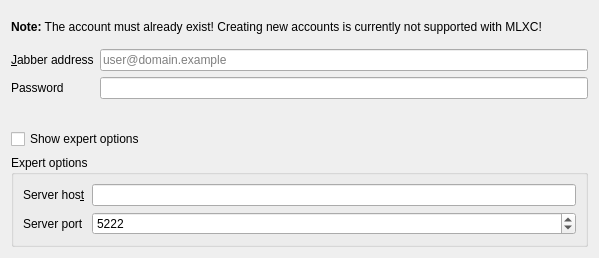
<?xml version="1.0" encoding="UTF-8"?>
<ui version="4.0">
 <class>WizardPage</class>
 <widget class="QWizardPage" name="WizardPage">
  <property name="geometry">
   <rect>
    <x>0</x>
    <y>0</y>
    <width>599</width>
    <height>258</height>
   </rect>
  </property>
  <property name="windowTitle">
   <string>WizardPage</string>
  </property>
  <layout class="QVBoxLayout" name="verticalLayout">
   <item>
    <widget class="QLabel" name="label_3">
     <property name="text">
      <string>&lt;html&gt;&lt;head/&gt;&lt;body&gt;&lt;p&gt;&lt;span style=&quot; font-weight:600;&quot;&gt;Note:&lt;/span&gt; The account must already exist! Creating new accounts is currently not supported with MLXC!&lt;/p&gt;&lt;/body&gt;&lt;/html&gt;</string>
     </property>
     <property name="wordWrap">
      <bool>true</bool>
     </property>
    </widget>
   </item>
   <item>
    <layout class="QFormLayout" name="main_layout">
     <item row="0" column="0">
      <widget class="QLabel" name="label">
       <property name="text">
        <string>&amp;Jabber address</string>
       </property>
       <property name="buddy">
        <cstring>jid</cstring>
       </property>
      </widget>
     </item>
     <item row="0" column="1">
      <widget class="QLineEdit" name="jid">
       <property name="placeholderText">
        <string>user@domain.example</string>
       </property>
      </widget>
     </item>
     <item row="1" column="1">
      <widget class="QLineEdit" name="password">
       <property name="inputMethodHints">
        <set>Qt::ImhHiddenText|Qt::ImhNoAutoUppercase|Qt::ImhNoPredictiveText|Qt::ImhSensitiveData</set>
       </property>
      </widget>
     </item>
     <item row="2" column="1">
      <widget class="QWidget" name="identity_group" native="true">
       <layout class="QHBoxLayout" name="horizontalLayout_4"/>
      </widget>
     </item>
     <item row="1" column="0">
      <widget class="QLabel" name="label_2">
       <property name="text">
        <string>Password</string>
       </property>
       <property name="buddy">
        <cstring>password</cstring>
       </property>
      </widget>
     </item>
    </layout>
   </item>
   <item>
    <widget class="QCheckBox" name="expert_options_switch">
     <property name="text">
      <string>Show expert options</string>
     </property>
    </widget>
   </item>
   <item>
    <widget class="QGroupBox" name="expert_options">
     <property name="title">
      <string>Expert options</string>
     </property>
     <layout class="QFormLayout" name="formLayout_2">
      <item row="0" column="0">
       <widget class="QLabel" name="label_8">
        <property name="text">
         <string>Server hos&amp;t</string>
        </property>
        <property name="buddy">
         <cstring>server_host</cstring>
        </property>
       </widget>
      </item>
      <item row="0" column="1">
       <widget class="QLineEdit" name="server_host"/>
      </item>
      <item row="1" column="0">
       <widget class="QLabel" name="label_9">
        <property name="text">
         <string>Server port</string>
        </property>
        <property name="buddy">
         <cstring>server_port</cstring>
        </property>
       </widget>
      </item>
      <item row="1" column="1">
       <widget class="QSpinBox" name="server_port">
        <property name="maximum">
         <number>65535</number>
        </property>
        <property name="value">
         <number>5222</number>
        </property>
       </widget>
      </item>
     </layout>
    </widget>
   </item>
  </layout>
 </widget>
 <tabstops>
  <tabstop>jid</tabstop>
  <tabstop>password</tabstop>
  <tabstop>expert_options_switch</tabstop>
  <tabstop>server_host</tabstop>
  <tabstop>server_port</tabstop>
 </tabstops>
 <resources/>
 <connections/>
</ui>
